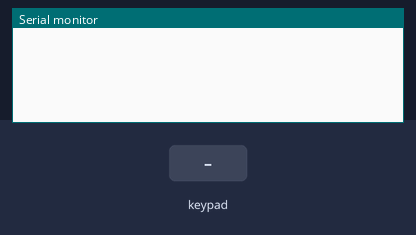
A sketch run on a simulated Arduino Uno, built with avr-gcc and run on an emulated ATmega328P. On the bench: the last lines printed to the serial monitor. The inputs (shaded band) are chosen by the test bench.

Above: at 1.2 s.
1.3 s: key '1' pressed
At 2.2 s:
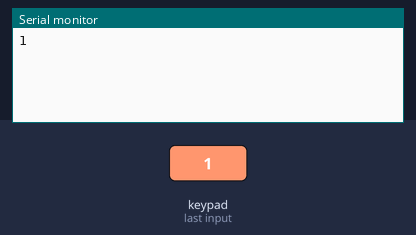
2.8 s: keypad keys 3 4 5 6 # pressed 0.4 s apart
At 5.1 s:
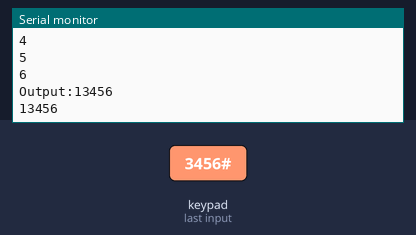
6.3 s: key 'A' pressed
At 6.9 s:
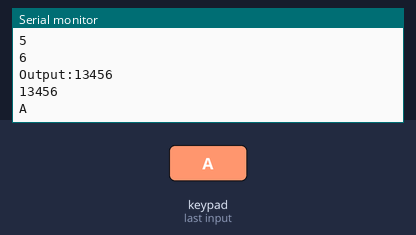
7.8 s: keypad keys 3 4 5 6 D pressed 0.4 s apart
At 10.8 s:
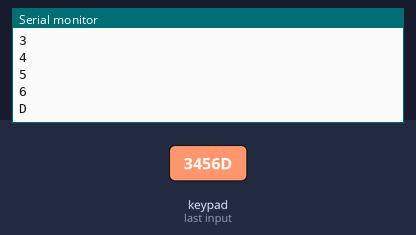
11.3 s: key 'B' pressed
At 12.0 s:
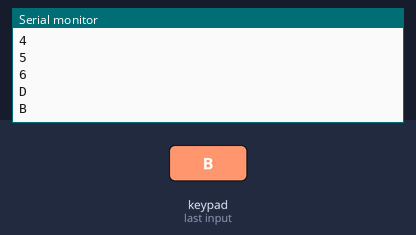
12.8 s: keypad keys 7 8 9 1 0 # pressed 0.4 s apart
At 15.5 s:
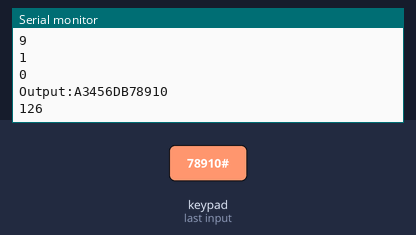
Timing chart, 0 to 17.0 s (numbered marks = the images above; inputs shaded):
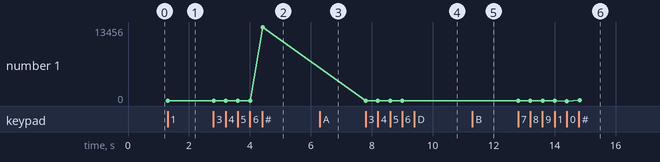

The sketch:

keypad.ino
```cpp
#include <Keypad.h>
#include <stdio.h>

#define MaxInputLen 64
const byte ROWS = 4;
const byte COLS = 4;

char hexaKeys[ROWS][COLS] = {
  {'1', '2', '3', 'A'},
  {'4', '5', '6', 'B'},
  {'7', '8', '9', 'C'},
  {'*', '0', '#', 'D'}
};

byte rowPins[ROWS] = {3, 4, 5, 6};
byte colPins[COLS] = {7, 8, 9, 10};

Keypad customKeypad = Keypad(makeKeymap(hexaKeys), rowPins, colPins, ROWS, COLS);

void setup(){
  Serial.begin(9600);
}
char* getString(){
	char pressed;
	int i =0;
	char* inp =(char*)malloc(sizeof(char)*(MaxInputLen+1));
	while((pressed = customKeypad.getKey())!='#'){
		if(pressed){
			if(pressed=='*'){
				i--;
			}else{
				Serial.println(pressed);
				inp[i]=pressed;
				i++;
			}
		}
	}
	inp[i++]=0;
	return inp;
}
int convertStringToInt(char* str){
	int n =0;
	int szorzo=1;
	int slen= strlen(str);
	for(int i = slen; i>0;i--){
		n+=((int)str[i-1]-'0')*szorzo;
		szorzo*=10;
	}
	return n;
}

void loop(){
	char* str =getString();
	int a = convertStringToInt(str);
	Serial.print("Output:");
	Serial.println(str);
	Serial.println(a);
	free(str);
}
```

Measured:
- after the input at 1.3 s, the serial monitor: prints a new line at once (image 1)
- after the input at 2.8 s, the serial monitor: prints a new line at once (image 2)
- after the input at 6.3 s, the serial monitor: prints a new line at once (image 3)
- after the input at 7.8 s, the serial monitor: prints a new line at once (image 4)
- after the input at 11.3 s, the serial monitor: prints a new line at once (image 5)
- after the input at 12.8 s, the serial monitor: prints a new line at once (image 6)
- plotted number 1: 1 → 13456 after the input at 2.8 s, 13456 → 6 after the input at 7.8 s, 6 → 126 after the input at 12.8 s
